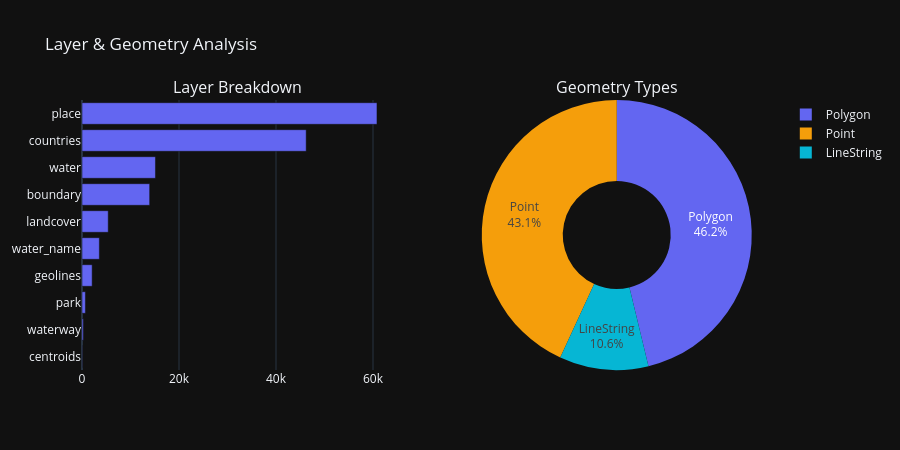

Write notebook code for a chart like this one.
### Markdown cell above
## 2. Layer & Geometry Breakdown

This breakdown highlights which layers and geometry types produce the out-of-range coordinates. Notice that `place` and `countries` account for the vast majority of coordinates.

### Code cell
# Create subplots: Layer Bar Chart + Geometry Pie Chart
fig_breakdown = make_subplots(rows=1, cols=2, specs=[[{'type': 'bar'}, {'type': 'pie'}]], subplot_titles=("Layer Breakdown", "Geometry Types"))

# 1. Layer chart
layers_sorted = sorted(data['layerBreakdown'].items(), key=lambda x: x[1])
fig_breakdown.add_trace(
    go.Bar(
        y=[x[0] for x in layers_sorted],
        x=[x[1] for x in layers_sorted],
        orientation='h',
        marker_color='#6366f1',
        showlegend=False,
        hovertemplate='<b>%{y}</b><br>Count: %{x:,}<extra></extra>'
    ),
    row=1, col=1
)

# 2. Geometry Pie chart
geom_data = data['geometryTypeBreakdown']
fig_breakdown.add_trace(
    go.Pie(
        labels=list(geom_data.keys()),
        values=list(geom_data.values()),
        hole=0.4,
        marker=dict(colors=['#6366f1', '#06b6d4', '#f59e0b']),
        textinfo='label+percent',
        hovertemplate='<b>%{label}</b><br>%{value:,} (%{percent})<extra></extra>'
    ),
    row=1, col=2
)

fig_breakdown.update_layout(
    title_text="Layer & Geometry Analysis",
    template=plotly_template,
    height=450
)
fig_breakdown.show()

### Figure 1 — Plotly figure (JSON) as saved in the notebook; plotly's stock layout.template omitted (floating-point values rounded to 4 significant figures)
{"data": [{"hovertemplate": "<b>%{y}</b><br>Count: %{x:,}<extra></extra>", "marker": {"color": "#6366f1"}, "orientation": "h", "showlegend": false, "type": "bar", "x": [60, 280, 705, 2093, 3578, 5409, 13952, 15146, 46225, 60820], "xaxis": "x", "y": ["centroids", "waterway", "park", "geolines", "water_name", "landcover", "boundary", "water", "countries", "place"], "yaxis": "y"}, {"domain": {"x": [0.55, 1], "y": [0, 1]}, "hole": 0.4, "hovertemplate": "<b>%{label}</b><br>%{value:,} (%{percent})<extra></extra>", "labels": ["Polygon", "LineString", "Point"], "marker": {"colors": ["#6366f1", "#06b6d4", "#f59e0b"]}, "textinfo": "label+percent", "type": "pie", "values": [68535, 15789, 63944]}], "layout": {"annotations": [{"font": {"size": 16}, "showarrow": false, "text": "Layer Breakdown", "x": 0.225, "xanchor": "center", "xref": "paper", "y": 1, "yanchor": "bottom", "yref": "paper"}, {"font": {"size": 16}, "showarrow": false, "text": "Geometry Types", "x": 0.775, "xanchor": "center", "xref": "paper", "y": 1, "yanchor": "bottom", "yref": "paper"}], "height": 450, "title": {"text": "Layer & Geometry Analysis"}, "xaxis": {"anchor": "y", "domain": [0, 0.45]}, "yaxis": {"anchor": "x", "domain": [0, 1]}}}
